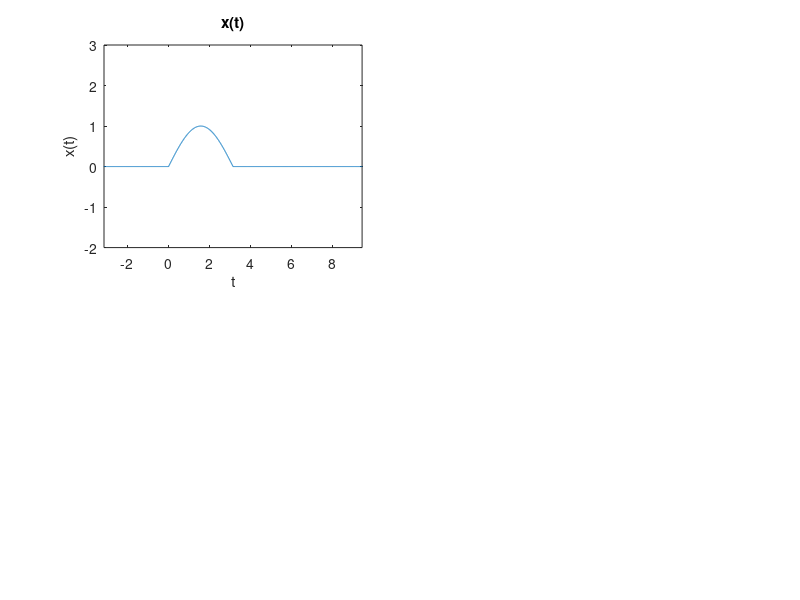

Reproduce this figure in MATLAB. (Note: this script raises an error after producing the figure.)
function [] = Energia_6b()
%Esta función calcula la energía de una función simbólica.

t = (-5*pi:pi/480:5*pi); 
x=@(t) (sin(t).*((t>=0) & (t<pi)));
y= @(t) ((t>=0) & (t<pi));
h=@(t) (sin(t).*((t>=0) & (t<pi)))+((t>=0) & (t<pi));
g=@(t) (sin(t).*((t>=0) & (t<pi)))-((t>=0) & (t<pi));
 
subplot(2,2,1)
 plot(t,x(t));
 title('x(t)')
 xlabel('t'); ylabel('x(t)');
 axis ([-pi 3*pi -2 3]);
 ax = gca;
 ax.XAxisLocation = 'origin'; ax.YAxisLocation = 'origin';
 set(gca,'XTick',0:pi/2:2*pi) 
 set(gca,'XTickLabel',{'0','pi/2','pi','3*pi/2','2*pi'})
 
 subplot(2,2,2)
 plot(t,y(t));
 title('y(t)')
 xlabel('t'); ylabel('y(t)');
  axis ([-pi 3*pi -2 3]);
 ax = gca;
 ax.XAxisLocation = 'origin'; ax.YAxisLocation = 'origin';
 set(gca,'XTick',0:pi/2:2*pi) 
 set(gca,'XTickLabel',{'0','pi/2','pi','3*pi/2','2*pi'})
 
 subplot(2,2,3)
 plot(t,h(t));
 title('h(t)=x(t)+y(t)')
 xlabel('t'); ylabel('h(t)');
  axis ([-pi 3*pi -2 3]);
 ax = gca;
 ax.XAxisLocation = 'origin'; ax.YAxisLocation = 'origin';
 set(gca,'XTick',0:pi/2:2*pi) 
 set(gca,'XTickLabel',{'0','pi/2','pi','3*pi/2','2*pi'})
 
  subplot(2,2,4)
 plot(t,g(t));
 title('g(t)=x(t)-y(t)')
 xlabel('t'); ylabel('g(t)');
  axis ([-pi 3*pi -2 3]);
 ax = gca;
 ax.XAxisLocation = 'origin'; ax.YAxisLocation = 'origin';
 set(gca,'XTick',0:pi/2:2*pi) 
 set(gca,'XTickLabel',{'0','pi/2','pi','3*pi/2','2*pi'})
  disp('Se muestra la energ{ia de la señal h(t) para el inciso c')
 Energia_6(h)
  disp('Se muestra la energ{ia de la señal h(t) para el inciso c')
 Energia_6(g)
end
